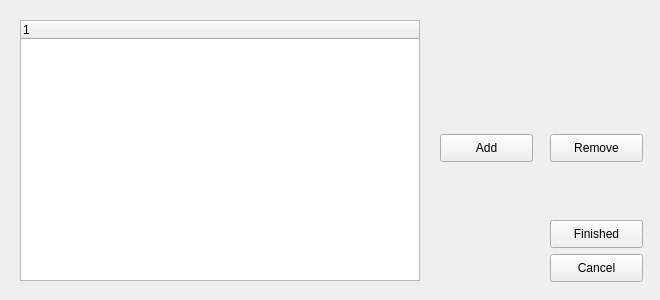
<?xml version="1.0" encoding="UTF-8"?>
<ui version="4.0">
 <class>purchasesouvenirs</class>
 <widget class="QWidget" name="purchasesouvenirs">
  <property name="geometry">
   <rect>
    <x>0</x>
    <y>0</y>
    <width>660</width>
    <height>300</height>
   </rect>
  </property>
  <property name="windowTitle">
   <string>Purchase Souvenirs</string>
  </property>
  <widget class="QTreeWidget" name="souvenirTree">
   <property name="geometry">
    <rect>
     <x>20</x>
     <y>20</y>
     <width>400</width>
     <height>261</height>
    </rect>
   </property>
   <column>
    <property name="text">
     <string notr="true">1</string>
    </property>
   </column>
  </widget>
  <widget class="QPushButton" name="cancelButton">
   <property name="geometry">
    <rect>
     <x>550</x>
     <y>254</y>
     <width>93</width>
     <height>28</height>
    </rect>
   </property>
   <property name="text">
    <string>Cancel</string>
   </property>
  </widget>
  <widget class="QPushButton" name="finishedButton">
   <property name="geometry">
    <rect>
     <x>550</x>
     <y>220</y>
     <width>93</width>
     <height>28</height>
    </rect>
   </property>
   <property name="text">
    <string>Finished</string>
   </property>
  </widget>
  <widget class="QPushButton" name="addButton">
   <property name="geometry">
    <rect>
     <x>440</x>
     <y>134</y>
     <width>93</width>
     <height>28</height>
    </rect>
   </property>
   <property name="text">
    <string>Add</string>
   </property>
  </widget>
  <widget class="QPushButton" name="removeButton">
   <property name="geometry">
    <rect>
     <x>550</x>
     <y>134</y>
     <width>93</width>
     <height>28</height>
    </rect>
   </property>
   <property name="text">
    <string>Remove</string>
   </property>
  </widget>
 </widget>
 <resources/>
 <connections/>
</ui>
